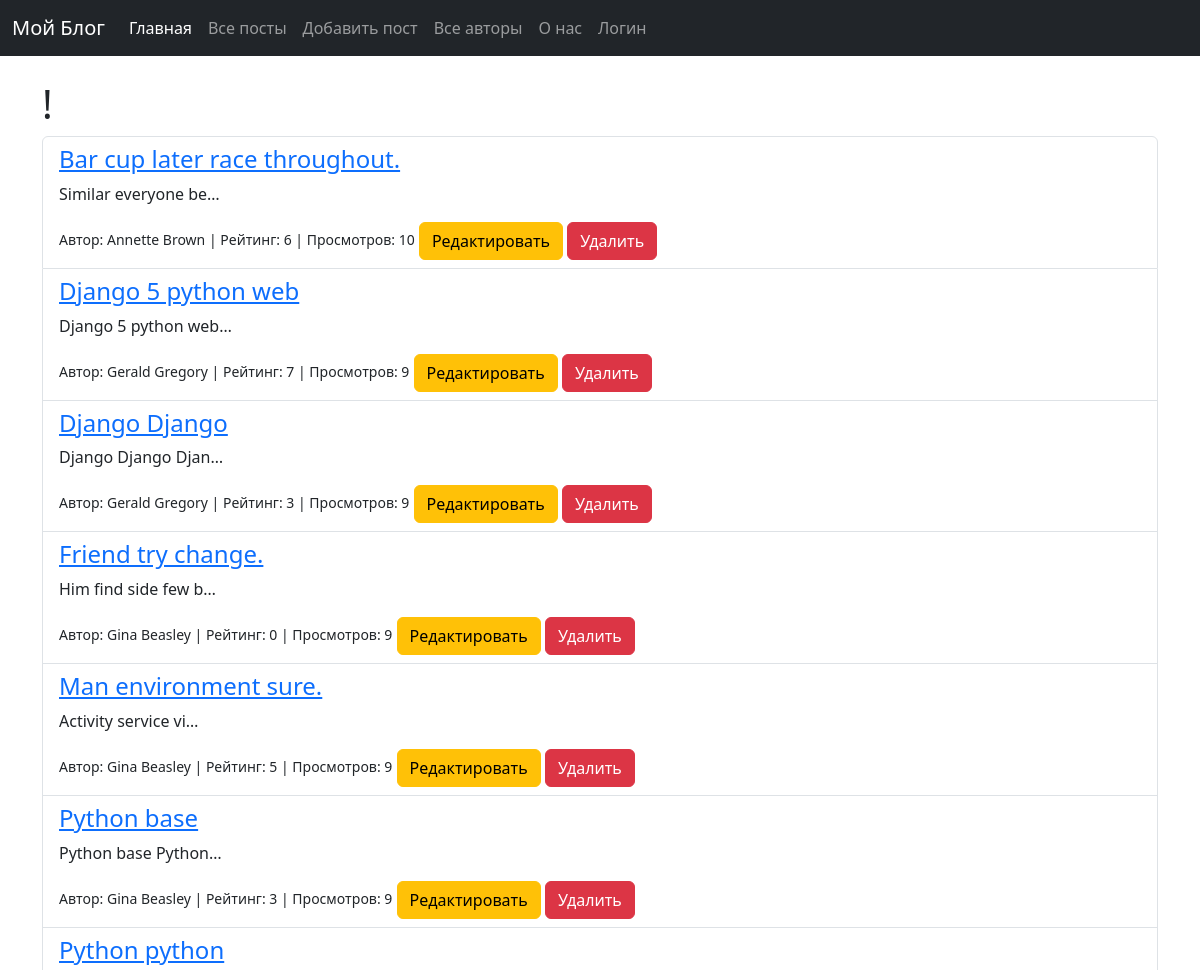
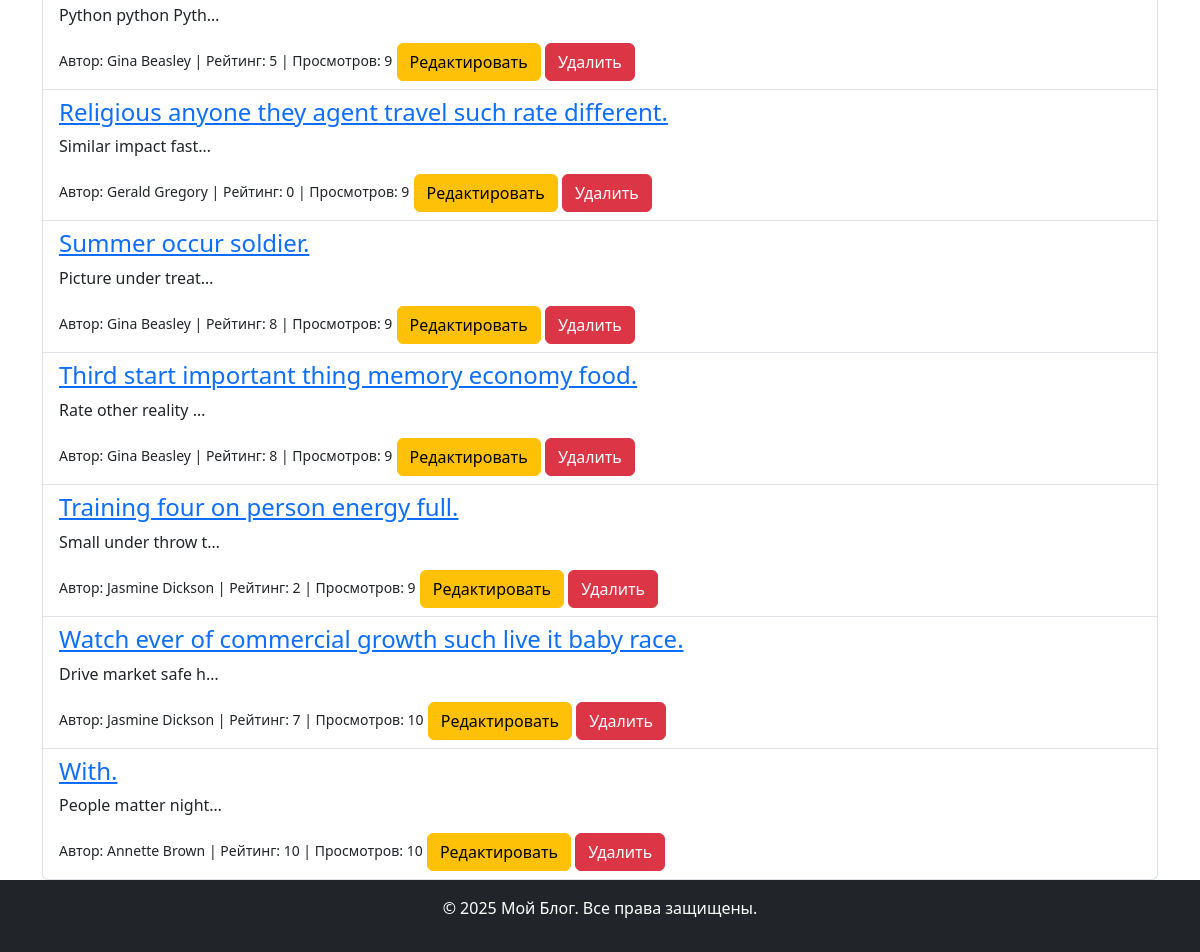
/posts/, run on the app's committed database (2 pictures, top to bottom).
### blog_app/models.py (models this page shows, shortened)
class Post(models.Model):
    title = models.CharField(max_length=100)
    content = models.TextField()
    created_at = models.DateTimeField(auto_now_add=True)
    author = models.ForeignKey('Author', on_delete=models.CASCADE, related_name='posts')
    rating = models.IntegerField(default=0)
    views = models.IntegerField(default=0)
    tags = models.ManyToManyField('Tag', blank=True, related_name='posts')
    image = models.ImageField(upload_to='post_images', null=True, blank=True)
    def __str__(self):
        return self.title
    class Meta:
        ordering = ['title']
        verbose_name = 'Пост'
        verbose_name_plural = 'Посты'
        unique_together = ('title', 'author')

class Author(models.Model):
    name = models.CharField(max_length=100)

### blog_app/views.py (the view)
# urls.py: path('posts/', PostListView.as_view(), name='post_list'),
class PostListView(ListView):
    model = Post
    template_name = 'blog_app/post_list.html'
    context_object_name = 'posts'
    def get_queryset(self):
        queryset = super().get_queryset()
        query = self.request.GET.get('q')
        author_id = self.request.GET.get('author')
        min_rating = self.request.GET.get('rating')
        popular = self.request.GET.get('popular')
        conditions = Q()
        if query:
            conditions &= Q(title__icontains=query) | Q(content__icontains=query)
        if author_id and author_id.isdigit():
            conditions &= Q(author__id=int(author_id))
        if min_rating and min_rating.isdigit():
            conditions &= Q(rating__gte=int(min_rating))
        if popular == '1':
            conditions &= Q(rating__gt=F('rating'))
        print(popular)
        print(queryset)
        queryset = queryset.filter(conditions)  # Применяем накопленное условие к queryset
        queryset = queryset.distinct() # Убрать дубликаты
        print(queryset)
        return queryset

### blog_app/templates/blog_app/post_list.html (shortened to what this page needs)
{% extends 'blog_app/base.html' %}
{% block content %}
    <h1>{{ title }}!</h1>
    <ul class="list-group">
        {% for post in posts %}
        <li class="list-group-item">
            <h4><a href="{% url 'post_detail' post.id %}">{{ post.title }}</a></h4>
            <p>{{ post.content|truncatechars:20 }}</p>
            <small>Автор: {{ post.author.name }} | Рейтинг: {{ post.rating }} | Просмотров: {{ post.views }}</small>
            <a href="{% url 'post_edit' post.id %}" class="btn btn-warning">Редактировать</a>
            <a href="{% url 'post_delete' post.id %}" class="btn btn-danger">Удалить</a>
        </li>
        {% empty %}
            <p>Постов нет</p>
        {% endfor %}
    </ul>
{% endblock %}

### blog_app/templates/blog_app/base.html (shortened to what this page needs)
<!DOCTYPE html>
<html lang="ru">
<head>
    <link href="https://cdn.jsdelivr.net/npm/bootstrap@5.3.0-alpha3/dist/css/bootstrap.min.css" rel="stylesheet">
</head>
<body>
    <header>
        {% include 'blog_app/include/menu.html' %}
    </header>
    <main>
        <div class="container mt-4">
            {% block content %}
            {% endblock %}
        </div>
    </main>
    <footer class="bg-dark text-white text-center py-3">
        <p>© 2025 Мой Блог. Все права защищены.</p>
    </footer>
</body>
</html>

### blog_app/templates/blog_app/include/menu.html (shortened to what this page needs)
<nav class="navbar navbar-expand-lg navbar-dark bg-dark">
    <div class="container-fluid">
        <a class="navbar-brand" href="/">Мой Блог</a>
        <div class="collapse navbar-collapse" id="navbarNav">
            <ul class="navbar-nav">
                <li class="nav-item">
                    <a class="nav-link active" aria-current="page" href="{% url 'index' %}">Главная</a>
                </li>
                <li class="nav-item">
                    <a class="nav-link" href="{% url 'post_list' %}">Все посты</a>
                </li>
                <li class="nav-item">
                    <a class="nav-link" href="{% url 'post_add' %}">Добавить пост</a>
                </li>
                <li class="nav-item">
                    <a class="nav-link" href="{% url 'author_list' %}">Все авторы</a>
                </li>
                <li class="nav-item">
                    <a class="nav-link" href="{% url 'about' %}">О нас</a>
                </li>
                {% if user.is_authenticated %}
                    <li class="nav-item">
                        <form action="{% url 'logout' %}" method="post">
                            {% csrf_token %}
                            <button type='submit' class="btn btn-danger">Выйти</button>
                        </form>
                    </li>
                {% else %}
                    <li class="nav-item">
                        <a class="nav-link" href="{% url 'login' %}">Логин</a>
                    </li>
                {% endif %}
            </ul>
        </div>
    </div>
</nav>

### data on the page
Post: title "Bar cup later race throughout.", content "Similar everyone be…", author.name "Annette Brown", rating "6", views "10"
Post: title "Django 5 python web", content "Django 5 python web…", author.name "Gerald Gregory", rating "7", views "9"
Post: title "Django Django", content "Django Django Djan…", author.name "Gerald Gregory", rating "3", views "9"
Post: title "Friend try change.", content "Him find side few b…", author.name "Gina Beasley", rating "0", views "9"
Post: title "Man environment sure.", content "Activity service vi…", author.name "Gina Beasley", rating "5", views "9"
Post: title "Python base", content "Python base Python…", author.name "Gina Beasley", rating "3", views "9"
Post: title "Python python", content "Python python Pyth…", author.name "Gina Beasley", rating "5", views "9"
Post: title "Religious anyone they agent travel such rate different.", content "Similar impact fast…", author.name "Gerald Gregory", rating "0", views "9"
Post: title "Summer occur soldier.", content "Picture under treat…", author.name "Gina Beasley", rating "8", views "9"
Post: title "Third start important thing memory economy food.", content "Rate other reality …", author.name "Gina Beasley", rating "8", views "9"
Post: title "Training four on person energy full.", content "Small under throw t…", author.name "Jasmine Dickson", rating "2", views "9"
Post: title "Watch ever of commercial growth such live it baby race.", content "Drive market safe h…", author.name "Jasmine Dickson", rating "7", views "10"
Post: title "With.", content "People matter night…", author.name "Annette Brown", rating "10", views "10"
